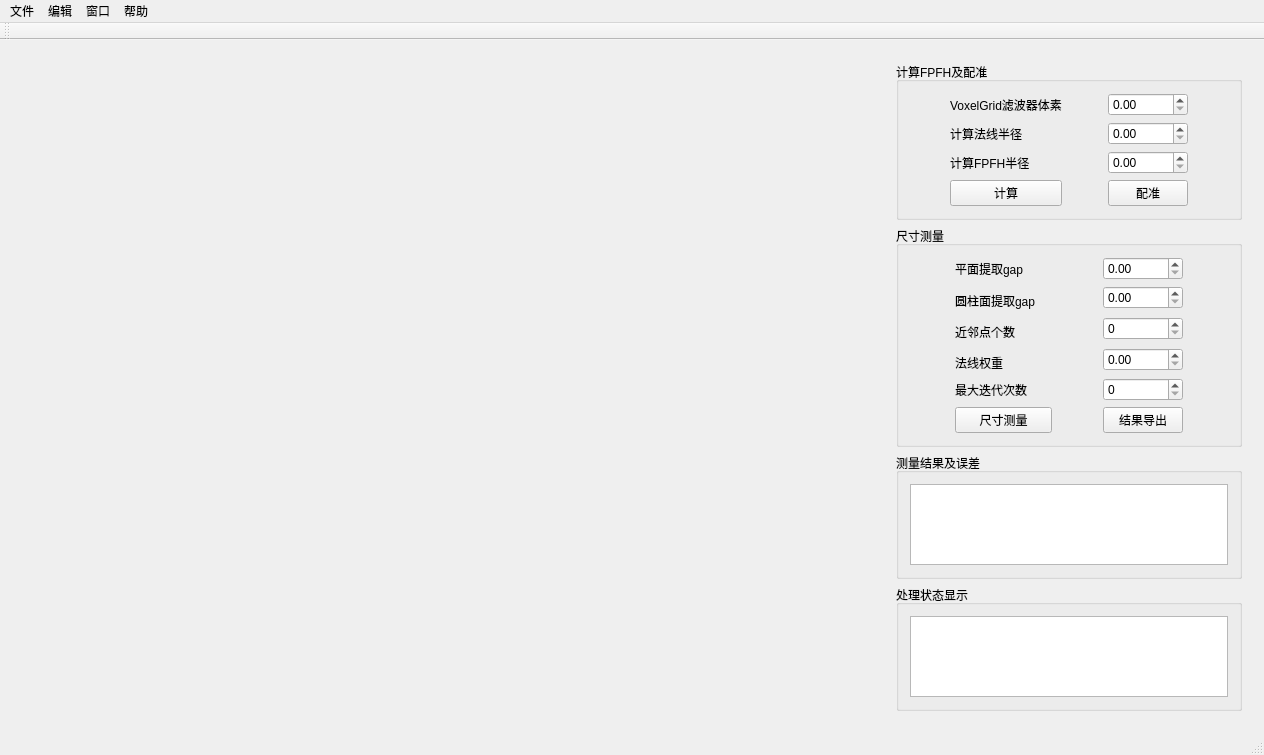
<?xml version="1.0" encoding="UTF-8"?>
<ui version="4.0">
 <class>PointCloudDimClass</class>
 <widget class="QMainWindow" name="PointCloudDimClass">
  <property name="geometry">
   <rect>
    <x>0</x>
    <y>0</y>
    <width>1264</width>
    <height>755</height>
   </rect>
  </property>
  <property name="windowTitle">
   <string>点云尺寸自动测量</string>
  </property>
  <widget class="QWidget" name="centralWidget">
   <layout class="QHBoxLayout" name="horizontalLayout">
    <item>
     <widget class="QWidget" name="widget_3" native="true">
      <layout class="QGridLayout" name="gridLayout_3">
       <item row="0" column="0">
        <widget class="QWidget" name="widget" native="true">
         <layout class="QGridLayout" name="gridLayout">
          <item row="0" column="0">
           <widget class="QVTKWidget" name="qvtkWidgetSource"/>
          </item>
          <item row="0" column="1">
           <widget class="QVTKWidget" name="qvtkWidgetTarget"/>
          </item>
          <item row="0" column="2">
           <widget class="QVTKWidget" name="qvtkWidgetUnRegistered"/>
          </item>
         </layout>
        </widget>
       </item>
       <item row="1" column="0">
        <widget class="QWidget" name="widget_2" native="true">
         <layout class="QGridLayout" name="gridLayout_2">
          <item row="0" column="1">
           <widget class="QVTKWidget" name="qvtkWidgetDimInfo"/>
          </item>
          <item row="0" column="0">
           <widget class="QVTKWidget" name="qvtkWidgetRegistered"/>
          </item>
         </layout>
        </widget>
       </item>
      </layout>
     </widget>
    </item>
    <item>
     <widget class="QWidget" name="widget_4" native="true">
      <property name="sizePolicy">
       <sizepolicy hsizetype="Fixed" vsizetype="Preferred">
        <horstretch>0</horstretch>
        <verstretch>0</verstretch>
       </sizepolicy>
      </property>
      <layout class="QVBoxLayout" name="verticalLayout">
       <item>
        <widget class="QGroupBox" name="groupBox_2">
         <property name="title">
          <string>计算FPFH及配准</string>
         </property>
         <layout class="QGridLayout" name="gridLayout_6">
          <item row="2" column="4">
           <spacer name="horizontalSpacer_2">
            <property name="orientation">
             <enum>Qt::Horizontal</enum>
            </property>
            <property name="sizeHint" stdset="0">
             <size>
              <width>40</width>
              <height>20</height>
             </size>
            </property>
           </spacer>
          </item>
          <item row="0" column="1">
           <widget class="QLabel" name="label">
            <property name="text">
             <string>VoxelGrid滤波器体素</string>
            </property>
           </widget>
          </item>
          <item row="0" column="3">
           <widget class="QDoubleSpinBox" name="doubleSpinBoxVoxelGrid">
            <property name="sizePolicy">
             <sizepolicy hsizetype="Minimum" vsizetype="Minimum">
              <horstretch>0</horstretch>
              <verstretch>0</verstretch>
             </sizepolicy>
            </property>
           </widget>
          </item>
          <item row="1" column="1">
           <widget class="QLabel" name="label_2">
            <property name="text">
             <string>计算法线半径</string>
            </property>
           </widget>
          </item>
          <item row="1" column="3">
           <widget class="QDoubleSpinBox" name="doubleSpinBoxNormalRadius">
            <property name="enabled">
             <bool>true</bool>
            </property>
            <property name="sizePolicy">
             <sizepolicy hsizetype="Minimum" vsizetype="Fixed">
              <horstretch>0</horstretch>
              <verstretch>0</verstretch>
             </sizepolicy>
            </property>
           </widget>
          </item>
          <item row="2" column="1">
           <widget class="QLabel" name="label_3">
            <property name="text">
             <string>计算FPFH半径</string>
            </property>
           </widget>
          </item>
          <item row="2" column="3">
           <widget class="QDoubleSpinBox" name="doubleSpinBoxFPFHRadius"/>
          </item>
          <item row="3" column="1">
           <widget class="QPushButton" name="pushButtonFPFHCalculate">
            <property name="text">
             <string>计算</string>
            </property>
           </widget>
          </item>
          <item row="3" column="3">
           <widget class="QPushButton" name="pushButtonRegister">
            <property name="text">
             <string>配准</string>
            </property>
           </widget>
          </item>
          <item row="2" column="2">
           <spacer name="horizontalSpacer_3">
            <property name="orientation">
             <enum>Qt::Horizontal</enum>
            </property>
            <property name="sizeHint" stdset="0">
             <size>
              <width>40</width>
              <height>20</height>
             </size>
            </property>
           </spacer>
          </item>
          <item row="2" column="0">
           <spacer name="horizontalSpacer">
            <property name="orientation">
             <enum>Qt::Horizontal</enum>
            </property>
            <property name="sizeHint" stdset="0">
             <size>
              <width>40</width>
              <height>20</height>
             </size>
            </property>
           </spacer>
          </item>
         </layout>
        </widget>
       </item>
       <item>
        <widget class="QGroupBox" name="groupBox">
         <property name="title">
          <string>尺寸测量</string>
         </property>
         <layout class="QGridLayout" name="gridLayout_7">
          <item row="4" column="0">
           <spacer name="horizontalSpacer_4">
            <property name="orientation">
             <enum>Qt::Horizontal</enum>
            </property>
            <property name="sizeHint" stdset="0">
             <size>
              <width>40</width>
              <height>20</height>
             </size>
            </property>
           </spacer>
          </item>
          <item row="1" column="3" rowspan="2">
           <widget class="QDoubleSpinBox" name="doubleSpinBoxCylinder">
            <property name="singleStep">
             <double>0.050000000000000</double>
            </property>
           </widget>
          </item>
          <item row="3" column="3" rowspan="2">
           <widget class="QSpinBox" name="spinBoxkSearch"/>
          </item>
          <item row="0" column="3">
           <widget class="QDoubleSpinBox" name="doubleSpinBoxPlane">
            <property name="sizePolicy">
             <sizepolicy hsizetype="Minimum" vsizetype="Fixed">
              <horstretch>0</horstretch>
              <verstretch>0</verstretch>
             </sizepolicy>
            </property>
            <property name="singleStep">
             <double>0.050000000000000</double>
            </property>
           </widget>
          </item>
          <item row="8" column="1">
           <widget class="QPushButton" name="pushButtonDim">
            <property name="text">
             <string>尺寸测量</string>
            </property>
           </widget>
          </item>
          <item row="5" column="3" rowspan="2">
           <widget class="QDoubleSpinBox" name="doubleSpinBoxNormalWeight">
            <property name="singleStep">
             <double>0.050000000000000</double>
            </property>
           </widget>
          </item>
          <item row="8" column="3">
           <widget class="QPushButton" name="pushButtonOutput">
            <property name="text">
             <string>结果导出</string>
            </property>
           </widget>
          </item>
          <item row="4" column="4">
           <spacer name="horizontalSpacer_6">
            <property name="orientation">
             <enum>Qt::Horizontal</enum>
            </property>
            <property name="sizeHint" stdset="0">
             <size>
              <width>40</width>
              <height>20</height>
             </size>
            </property>
           </spacer>
          </item>
          <item row="4" column="2">
           <spacer name="horizontalSpacer_5">
            <property name="orientation">
             <enum>Qt::Horizontal</enum>
            </property>
            <property name="sizeHint" stdset="0">
             <size>
              <width>40</width>
              <height>20</height>
             </size>
            </property>
           </spacer>
          </item>
          <item row="0" column="1">
           <widget class="QLabel" name="label_4">
            <property name="text">
             <string>平面提取gap</string>
            </property>
           </widget>
          </item>
          <item row="7" column="3">
           <widget class="QSpinBox" name="spinBoxMaxIterations">
            <property name="maximum">
             <number>100000</number>
            </property>
            <property name="singleStep">
             <number>50</number>
            </property>
           </widget>
          </item>
          <item row="4" column="1">
           <widget class="QLabel" name="label_6">
            <property name="text">
             <string>近邻点个数</string>
            </property>
           </widget>
          </item>
          <item row="2" column="1">
           <widget class="QLabel" name="label_5">
            <property name="text">
             <string>圆柱面提取gap     </string>
            </property>
           </widget>
          </item>
          <item row="7" column="1">
           <widget class="QLabel" name="label_7">
            <property name="text">
             <string>最大迭代次数</string>
            </property>
           </widget>
          </item>
          <item row="6" column="1">
           <widget class="QLabel" name="label_8">
            <property name="text">
             <string>法线权重</string>
            </property>
           </widget>
          </item>
         </layout>
        </widget>
       </item>
       <item>
        <widget class="QGroupBox" name="groupBox_3">
         <property name="title">
          <string>测量结果及误差</string>
         </property>
         <layout class="QGridLayout" name="gridLayout_4">
          <item row="0" column="0">
           <widget class="QTableWidget" name="tableWidget"/>
          </item>
         </layout>
        </widget>
       </item>
       <item>
        <widget class="QGroupBox" name="groupBox_4">
         <property name="title">
          <string>处理状态显示</string>
         </property>
         <layout class="QGridLayout" name="gridLayout_5">
          <item row="0" column="0">
           <widget class="QTextBrowser" name="textBrowser"/>
          </item>
         </layout>
        </widget>
       </item>
      </layout>
     </widget>
    </item>
   </layout>
  </widget>
  <widget class="QMenuBar" name="menuBar">
   <property name="geometry">
    <rect>
     <x>0</x>
     <y>0</y>
     <width>1264</width>
     <height>26</height>
    </rect>
   </property>
   <widget class="QMenu" name="menu">
    <property name="title">
     <string>文件</string>
    </property>
    <addaction name="actionImportSource"/>
    <addaction name="actionImportTarget"/>
    <addaction name="separator"/>
    <addaction name="action_change_dir"/>
    <addaction name="separator"/>
    <addaction name="actionClose"/>
   </widget>
   <widget class="QMenu" name="menu_2">
    <property name="title">
     <string>帮助</string>
    </property>
    <addaction name="actionHelp"/>
   </widget>
   <widget class="QMenu" name="menu_3">
    <property name="title">
     <string>窗口</string>
    </property>
    <addaction name="actionMaximized"/>
    <addaction name="actionMinimized"/>
    <addaction name="actionNormal"/>
   </widget>
   <widget class="QMenu" name="menu_4">
    <property name="title">
     <string>编辑</string>
    </property>
    <addaction name="actionFPFHCalculate"/>
    <addaction name="actionRegister"/>
    <addaction name="actionDim"/>
    <addaction name="actionOutput"/>
   </widget>
   <addaction name="menu"/>
   <addaction name="menu_4"/>
   <addaction name="menu_3"/>
   <addaction name="menu_2"/>
  </widget>
  <widget class="QToolBar" name="mainToolBar">
   <attribute name="toolBarArea">
    <enum>TopToolBarArea</enum>
   </attribute>
   <attribute name="toolBarBreak">
    <bool>false</bool>
   </attribute>
  </widget>
  <widget class="QStatusBar" name="statusBar"/>
  <action name="actionImportSource">
   <property name="text">
    <string>导入源点云</string>
   </property>
  </action>
  <action name="actionImportTarget">
   <property name="text">
    <string>导入目标点云</string>
   </property>
  </action>
  <action name="actionDimInfo">
   <property name="text">
    <string>导入尺寸信息</string>
   </property>
  </action>
  <action name="actionClose">
   <property name="text">
    <string>关闭</string>
   </property>
  </action>
  <action name="actiond_5">
   <property name="text">
    <string>d</string>
   </property>
  </action>
  <action name="actionHelp">
   <property name="text">
    <string>使用说明</string>
   </property>
  </action>
  <action name="actionFPFHCalculate">
   <property name="text">
    <string>计算FPFH</string>
   </property>
  </action>
  <action name="actionRegister">
   <property name="text">
    <string>配准</string>
   </property>
  </action>
  <action name="actionDim">
   <property name="text">
    <string>尺寸测量</string>
   </property>
  </action>
  <action name="actionOutput">
   <property name="text">
    <string>结果导出</string>
   </property>
  </action>
  <action name="actionMaximized">
   <property name="text">
    <string>最大化</string>
   </property>
  </action>
  <action name="actionMinimized">
   <property name="text">
    <string>最小化</string>
   </property>
  </action>
  <action name="actionImportCAD">
   <property name="text">
    <string>导入CAD模型</string>
   </property>
  </action>
  <action name="actionNormal">
   <property name="text">
    <string>还原</string>
   </property>
  </action>
  <action name="actionSampling">
   <property name="text">
    <string>采样</string>
   </property>
  </action>
  <action name="action_change_dir">
   <property name="text">
    <string>切换工作目录</string>
   </property>
  </action>
 </widget>
 <layoutdefault spacing="6" margin="11"/>
 <customwidgets>
  <customwidget>
   <class>QVTKWidget</class>
   <extends>QWidget</extends>
   <header>QVTKWidget.h</header>
  </customwidget>
 </customwidgets>
 <resources>
  <include location="PointCloudDim.qrc"/>
 </resources>
 <connections/>
</ui>
